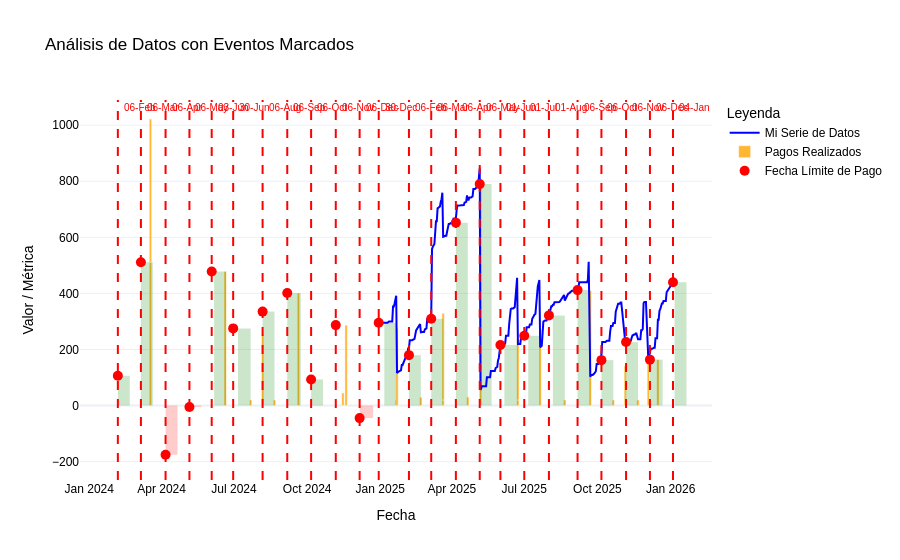

The code cell stored with this chart in its notebook:
### Code cell
AnalisisTarjeta.visualizar_tarjeta_pago(df_cuadrado,datos_tarjetas,pagos_tarjeta)

### Figure 1 — Plotly figure (JSON) as saved in the notebook; plotly's stock layout.template omitted (floating-point values rounded to 4 significant figures; data arrays with more than 128 entries replaced by an {"elided": "..."} marker saying what was removed)
{"data": [{"fill": "toself", "fillcolor": "green", "hoverinfo": "text", "line": {"width": 0}, "mode": "lines", "opacity": 0.2, "showlegend": false, "text": "Total: 106.22. Consumos : 83.14", "type": "scatter", "x": ["2024-02-06T00:00:00", "2024-02-21T00:00:00", "2024-02-21T00:00:00", "2024-02-06T00:00:00", "2024-02-06T00:00:00"], "y": [0, 0, 106.2, 106.2, 0]}, {"fill": "toself", "fillcolor": "green", "hoverinfo": "text", "line": {"width": 0}, "mode": "lines", "opacity": 0.2, "showlegend": false, "text": "Total: 510.98. Consumos : 533.39", "type": "scatter", "x": ["2024-03-06T00:00:00", "2024-03-21T00:00:00", "2024-03-21T00:00:00", "2024-03-06T00:00:00", "2024-03-06T00:00:00"], "y": [0, 0, 511.0, 511.0, 0]}, {"fill": "toself", "fillcolor": "red", "hoverinfo": "text", "line": {"width": 0}, "mode": "lines", "opacity": 0.2, "showlegend": false, "text": "Total: -175.44. Consumos : 340.3", "type": "scatter", "x": ["2024-04-06T00:00:00", "2024-04-21T00:00:00", "2024-04-21T00:00:00", "2024-04-06T00:00:00", "2024-04-06T00:00:00"], "y": [0, 0, -175.4, -175.4, 0]}, {"fill": "toself", "fillcolor": "red", "hoverinfo": "text", "line": {"width": 0}, "mode": "lines", "opacity": 0.2, "showlegend": false, "text": "Total: -4.98. Consumos : 165.94", "type": "scatter", "x": ["2024-05-06T00:00:00", "2024-05-21T00:00:00", "2024-05-21T00:00:00", "2024-05-06T00:00:00", "2024-05-06T00:00:00"], "y": [0, 0, -4.98, -4.98, 0]}, {"fill": "toself", "fillcolor": "green", "hoverinfo": "text", "line": {"width": 0}, "mode": "lines", "opacity": 0.2, "showlegend": false, "text": "Total: 478.28. Consumos : 475.29", "type": "scatter", "x": ["2024-06-06T00:00:00", "2024-06-21T00:00:00", "2024-06-21T00:00:00", "2024-06-06T00:00:00", "2024-06-06T00:00:00"], "y": [0, 0, 478.3, 478.3, 0]}, {"fill": "toself", "fillcolor": "green", "hoverinfo": "text", "line": {"width": 0}, "mode": "lines", "opacity": 0.2, "showlegend": false, "text": "Total: 275.16. Consumos : 270.52", "type": "scatter", "x": ["2024-07-06T00:00:00", "2024-07-22T00:00:00", "2024-07-22T00:00:00", "2024-07-06T00:00:00", "2024-07-06T00:00:00"], "y": [0, 0, 275.2, 275.2, 0]}, {"fill": "toself", "fillcolor": "green", "hoverinfo": "text", "line": {"width": 0}, "mode": "lines", "opacity": 0.2, "showlegend": false, "text": "Total: 335.02. Consumos : 327.91", "type": "scatter", "x": ["2024-08-06T00:00:00", "2024-08-21T00:00:00", "2024-08-21T00:00:00", "2024-08-06T00:00:00", "2024-08-06T00:00:00"], "y": [0, 0, 335.0, 335.0, 0]}, {"fill": "toself", "fillcolor": "green", "hoverinfo": "text", "line": {"width": 0}, "mode": "lines", "opacity": 0.2, "showlegend": false, "text": "Total: 401.21. Consumos : 73.82", "type": "scatter", "x": ["2024-09-06T00:00:00", "2024-09-23T00:00:00", "2024-09-23T00:00:00", "2024-09-06T00:00:00", "2024-09-06T00:00:00"], "y": [0, 0, 401.2, 401.2, 0]}, {"fill": "toself", "fillcolor": "green", "hoverinfo": "text", "line": {"width": 0}, "mode": "lines", "opacity": 0.2, "showlegend": false, "text": "Total: 93.12. Consumos : 87.72", "type": "scatter", "x": ["2024-10-06T00:00:00", "2024-10-21T00:00:00", "2024-10-21T00:00:00", "2024-10-06T00:00:00", "2024-10-06T00:00:00"], "y": [0, 0, 93.12, 93.12, 0]}, {"fill": "toself", "fillcolor": "green", "hoverinfo": "text", "line": {"width": 0}, "mode": "lines", "opacity": 0.2, "showlegend": false, "text": "Total: 286.98. Consumos : 161.36", "type": "scatter", "x": ["2024-11-06T00:00:00", "2024-11-06T00:00:00", "2024-11-06T00:00:00", "2024-11-06T00:00:00", "2024-11-06T00:00:00"], "y": [0, 0, 287.0, 287.0, 0]}, {"fill": "toself", "fillcolor": "red", "hoverinfo": "text", "line": {"width": 0}, "mode": "lines", "opacity": 0.2, "showlegend": false, "text": "Total: -44.69. Consumos : 0.0", "type": "scatter", "x": ["2024-12-06T00:00:00", "2024-12-23T00:00:00", "2024-12-23T00:00:00", "2024-12-06T00:00:00", "2024-12-06T00:00:00"], "y": [0, 0, -44.69, -44.69, 0]}, {"fill": "toself", "fillcolor": "green", "hoverinfo": "text", "line": {"width": 0}, "mode": "lines", "opacity": 0.2, "showlegend": false, "text": "Total: 295.27. Consumos : 339.51", "type": "scatter", "x": ["2025-01-06T00:00:00", "2025-01-21T00:00:00", "2025-01-21T00:00:00", "2025-01-06T00:00:00", "2025-01-06T00:00:00"], "y": [0, 0, 295.3, 295.3, 0]}, {"fill": "toself", "fillcolor": "green", "hoverinfo": "text", "line": {"width": 0}, "mode": "lines", "opacity": 0.2, "showlegend": false, "text": "Total: 179.82. Consumos : 155.86", "type": "scatter", "x": ["2025-02-06T00:00:00", "2025-02-21T00:00:00", "2025-02-21T00:00:00", "2025-02-06T00:00:00", "2025-02-06T00:00:00"], "y": [0, 0, 179.8, 179.8, 0]}, {"fill": "toself", "fillcolor": "green", "hoverinfo": "text", "line": {"width": 0}, "mode": "lines", "opacity": 0.2, "showlegend": false, "text": "Total: 309.55. Consumos : 153.85", "type": "scatter", "x": ["2025-03-06T00:00:00", "2025-03-21T00:00:00", "2025-03-21T00:00:00", "2025-03-06T00:00:00", "2025-03-06T00:00:00"], "y": [0, 0, 309.6, 309.6, 0]}, {"fill": "toself", "fillcolor": "green", "hoverinfo": "text", "line": {"width": 0}, "mode": "lines", "opacity": 0.2, "showlegend": false, "text": "Total: 652.38. Consumos : 665.14", "type": "scatter", "x": ["2025-04-06T00:00:00", "2025-04-21T00:00:00", "2025-04-21T00:00:00", "2025-04-06T00:00:00", "2025-04-06T00:00:00"], "y": [0, 0, 652.4, 652.4, 0]}, {"fill": "toself", "fillcolor": "green", "hoverinfo": "text", "line": {"width": 0}, "mode": "lines", "opacity": 0.2, "showlegend": false, "text": "Total: 789.73. Consumos : 155.84", "type": "scatter", "x": ["2025-05-06T00:00:00", "2025-05-21T00:00:00", "2025-05-21T00:00:00", "2025-05-06T00:00:00", "2025-05-06T00:00:00"], "y": [0, 0, 789.7, 789.7, 0]}, {"fill": "toself", "fillcolor": "green", "hoverinfo": "text", "line": {"width": 0}, "mode": "lines", "opacity": 0.2, "showlegend": false, "text": "Total: 216.1. Consumos : 206.06", "type": "scatter", "x": ["2025-06-06T00:00:00", "2025-06-23T00:00:00", "2025-06-23T00:00:00", "2025-06-06T00:00:00", "2025-06-06T00:00:00"], "y": [0, 0, 216.1, 216.1, 0]}, {"fill": "toself", "fillcolor": "green", "hoverinfo": "text", "line": {"width": 0}, "mode": "lines", "opacity": 0.2, "showlegend": false, "text": "Total: 248.82. Consumos : 261.62", "type": "scatter", "x": ["2025-07-06T00:00:00", "2025-07-21T00:00:00", "2025-07-21T00:00:00", "2025-07-06T00:00:00", "2025-07-06T00:00:00"], "y": [0, 0, 248.8, 248.8, 0]}, {"fill": "toself", "fillcolor": "green", "hoverinfo": "text", "line": {"width": 0}, "mode": "lines", "opacity": 0.2, "showlegend": false, "text": "Total: 321.54. Consumos : 334.09", "type": "scatter", "x": ["2025-08-06T00:00:00", "2025-08-21T00:00:00", "2025-08-21T00:00:00", "2025-08-06T00:00:00", "2025-08-06T00:00:00"], "y": [0, 0, 321.5, 321.5, 0]}, {"fill": "toself", "fillcolor": "green", "hoverinfo": "text", "line": {"width": 0}, "mode": "lines", "opacity": 0.2, "showlegend": false, "text": "Total: 411.77. Consumos : 102.04", "type": "scatter", "x": ["2025-09-06T00:00:00", "2025-09-22T00:00:00", "2025-09-22T00:00:00", "2025-09-06T00:00:00", "2025-09-06T00:00:00"], "y": [0, 0, 411.8, 411.8, 0]}, {"fill": "toself", "fillcolor": "green", "hoverinfo": "text", "line": {"width": 0}, "mode": "lines", "opacity": 0.2, "showlegend": false, "text": "Total: 161.95. Consumos : 155.4", "type": "scatter", "x": ["2025-10-06T00:00:00", "2025-10-21T00:00:00", "2025-10-21T00:00:00", "2025-10-06T00:00:00", "2025-10-06T00:00:00"], "y": [0, 0, 161.9, 161.9, 0]}, {"fill": "toself", "fillcolor": "green", "hoverinfo": "text", "line": {"width": 0}, "mode": "lines", "opacity": 0.2, "showlegend": false, "text": "Total: 226.37. Consumos : 223.42", "type": "scatter", "x": ["2025-11-06T00:00:00", "2025-11-21T00:00:00", "2025-11-21T00:00:00", "2025-11-06T00:00:00", "2025-11-06T00:00:00"], "y": [0, 0, 226.4, 226.4, 0]}, {"fill": "toself", "fillcolor": "green", "hoverinfo": "text", "line": {"width": 0}, "mode": "lines", "opacity": 0.2, "showlegend": false, "text": "Total: 163.72. Consumos : 160.91", "type": "scatter", "x": ["2025-12-06T00:00:00", "2025-12-22T00:00:00", "2025-12-22T00:00:00", "2025-12-06T00:00:00", "2025-12-06T00:00:00"], "y": [0, 0, 163.7, 163.7, 0]}, {"fill": "toself", "fillcolor": "green", "hoverinfo": "text", "line": {"width": 0}, "mode": "lines", "opacity": 0.2, "showlegend": false, "text": "Total: 439.79. Consumos : 433.89", "type": "scatter", "x": ["2026-01-06T00:00:00", "2026-01-21T00:00:00", "2026-01-21T00:00:00", "2026-01-06T00:00:00", "2026-01-06T00:00:00"], "y": [0, 0, 439.8, 439.8, 0]}, {"line": {"color": "blue", "width": 2}, "mode": "lines", "name": "Mi Serie de Datos", "type": "scatter", "x": {"elided": "277 str values"}, "y": {"elided": "277 float values"}}, {"marker": {"color": "orange"}, "name": "Pagos Realizados", "opacity": 0.8, "type": "bar", "width": 259200000, "x": ["2024-03-18", "2024-03-18", "2024-06-20", "2024-07-22", "2024-08-06", "2024-08-21", "2024-09-20", "2024-11-15", "2024-11-19", "2025-01-21", "2025-01-22", "2025-02-21", "2025-03-21", "2025-03-21", "2025-04-21", "2025-05-07", "2025-06-23", "2025-06-23", "2025-07-21", "2025-07-21", "2025-08-21", "2025-09-22", "2025-10-21", "2025-11-05", "2025-11-21", "2025-12-04", "2025-12-16"], "y": [511.0, 511.0, 478.3, 20, 255.2, 20, 401.2, 45.11, 287.0, 20, 275.3, 29.52, 20, 309.6, 30.27, 789.7, 20, 216.1, 248.8, 20, 20, 409.7, 20, 141.9, 20, 206.4, 163.7]}, {"marker": {"color": "red", "size": 10}, "mode": "markers", "name": "Fecha Límite de Pago", "type": "scatter", "x": ["2024-02-06T00:00:00.000000000", "2024-03-06T00:00:00.000000000", "2024-04-06T00:00:00.000000000", "2024-05-06T00:00:00.000000000", "2024-06-03T00:00:00.000000000", "2024-06-30T00:00:00.000000000", "2024-08-06T00:00:00.000000000", "2024-09-06T00:00:00.000000000", "2024-10-06T00:00:00.000000000", "2024-11-06T00:00:00.000000000", "2024-12-06T00:00:00.000000000", "2024-12-30T00:00:00.000000000", "2025-02-06T00:00:00.000000000", "2025-03-06T00:00:00.000000000", "2025-04-06T00:00:00.000000000", "2025-05-06T00:00:00.000000000", "2025-06-01T00:00:00.000000000", "2025-07-01T00:00:00.000000000", "2025-08-01T00:00:00.000000000", "2025-09-06T00:00:00.000000000", "2025-10-06T00:00:00.000000000", "2025-11-06T00:00:00.000000000", "2025-12-06T00:00:00.000000000", "2026-01-04T00:00:00.000000000"], "y": [106.2, 511.0, -175.4, -4.98, 478.3, 275.2, 335.0, 401.2, 93.12, 287.0, -44.69, 295.3, 179.8, 309.6, 652.4, 789.7, 216.1, 248.8, 321.5, 411.8, 161.9, 226.4, 163.7, 439.8]}], "layout": {"annotations": [{"font": {"color": "red", "size": 10}, "showarrow": false, "text": "06-Feb", "x": "2024-02-06T00:00:00", "xanchor": "left", "xshift": 4, "y": 1, "yref": "paper"}, {"font": {"color": "red", "size": 10}, "showarrow": false, "text": "06-Mar", "x": "2024-03-06T00:00:00", "xanchor": "left", "xshift": 4, "y": 1, "yref": "paper"}, {"font": {"color": "red", "size": 10}, "showarrow": false, "text": "06-Apr", "x": "2024-04-06T00:00:00", "xanchor": "left", "xshift": 4, "y": 1, "yref": "paper"}, {"font": {"color": "red", "size": 10}, "showarrow": false, "text": "06-May", "x": "2024-05-06T00:00:00", "xanchor": "left", "xshift": 4, "y": 1, "yref": "paper"}, {"font": {"color": "red", "size": 10}, "showarrow": false, "text": "03-Jun", "x": "2024-06-03T00:00:00", "xanchor": "left", "xshift": 4, "y": 1, "yref": "paper"}, {"font": {"color": "red", "size": 10}, "showarrow": false, "text": "30-Jun", "x": "2024-06-30T00:00:00", "xanchor": "left", "xshift": 4, "y": 1, "yref": "paper"}, {"font": {"color": "red", "size": 10}, "showarrow": false, "text": "06-Aug", "x": "2024-08-06T00:00:00", "xanchor": "left", "xshift": 4, "y": 1, "yref": "paper"}, {"font": {"color": "red", "size": 10}, "showarrow": false, "text": "06-Sep", "x": "2024-09-06T00:00:00", "xanchor": "left", "xshift": 4, "y": 1, "yref": "paper"}, {"font": {"color": "red", "size": 10}, "showarrow": false, "text": "06-Oct", "x": "2024-10-06T00:00:00", "xanchor": "left", "xshift": 4, "y": 1, "yref": "paper"}, {"font": {"color": "red", "size": 10}, "showarrow": false, "text": "06-Nov", "x": "2024-11-06T00:00:00", "xanchor": "left", "xshift": 4, "y": 1, "yref": "paper"}, {"font": {"color": "red", "size": 10}, "showarrow": false, "text": "06-Dec", "x": "2024-12-06T00:00:00", "xanchor": "left", "xshift": 4, "y": 1, "yref": "paper"}, {"font": {"color": "red", "size": 10}, "showarrow": false, "text": "30-Dec", "x": "2024-12-30T00:00:00", "xanchor": "left", "xshift": 4, "y": 1, "yref": "paper"}, {"font": {"color": "red", "size": 10}, "showarrow": false, "text": "06-Feb", "x": "2025-02-06T00:00:00", "xanchor": "left", "xshift": 4, "y": 1, "yref": "paper"}, {"font": {"color": "red", "size": 10}, "showarrow": false, "text": "06-Mar", "x": "2025-03-06T00:00:00", "xanchor": "left", "xshift": 4, "y": 1, "yref": "paper"}, {"font": {"color": "red", "size": 10}, "showarrow": false, "text": "06-Apr", "x": "2025-04-06T00:00:00", "xanchor": "left", "xshift": 4, "y": 1, "yref": "paper"}, {"font": {"color": "red", "size": 10}, "showarrow": false, "text": "06-May", "x": "2025-05-06T00:00:00", "xanchor": "left", "xshift": 4, "y": 1, "yref": "paper"}, {"font": {"color": "red", "size": 10}, "showarrow": false, "text": "01-Jun", "x": "2025-06-01T00:00:00", "xanchor": "left", "xshift": 4, "y": 1, "yref": "paper"}, {"font": {"color": "red", "size": 10}, "showarrow": false, "text": "01-Jul", "x": "2025-07-01T00:00:00", "xanchor": "left", "xshift": 4, "y": 1, "yref": "paper"}, {"font": {"color": "red", "size": 10}, "showarrow": false, "text": "01-Aug", "x": "2025-08-01T00:00:00", "xanchor": "left", "xshift": 4, "y": 1, "yref": "paper"}, {"font": {"color": "red", "size": 10}, "showarrow": false, "text": "06-Sep", "x": "2025-09-06T00:00:00", "xanchor": "left", "xshift": 4, "y": 1, "yref": "paper"}, {"font": {"color": "red", "size": 10}, "showarrow": false, "text": "06-Oct", "x": "2025-10-06T00:00:00", "xanchor": "left", "xshift": 4, "y": 1, "yref": "paper"}, {"font": {"color": "red", "size": 10}, "showarrow": false, "text": "06-Nov", "x": "2025-11-06T00:00:00", "xanchor": "left", "xshift": 4, "y": 1, "yref": "paper"}, {"font": {"color": "red", "size": 10}, "showarrow": false, "text": "06-Dec", "x": "2025-12-06T00:00:00", "xanchor": "left", "xshift": 4, "y": 1, "yref": "paper"}, {"font": {"color": "red", "size": 10}, "showarrow": false, "text": "04-Jan", "x": "2026-01-04T00:00:00", "xanchor": "left", "xshift": 4, "y": 1, "yref": "paper"}], "font": {"color": "black", "family": "Arial, sans-serif", "size": 12}, "legend": {"title": {"text": "Leyenda"}}, "shapes": [{"line": {"color": "red", "dash": "dash", "width": 2}, "type": "line", "x0": "2024-02-06T00:00:00", "x1": "2024-02-06T00:00:00", "y0": 0, "y1": 1, "yref": "paper"}, {"line": {"color": "red", "dash": "dash", "width": 2}, "type": "line", "x0": "2024-03-06T00:00:00", "x1": "2024-03-06T00:00:00", "y0": 0, "y1": 1, "yref": "paper"}, {"line": {"color": "red", "dash": "dash", "width": 2}, "type": "line", "x0": "2024-04-06T00:00:00", "x1": "2024-04-06T00:00:00", "y0": 0, "y1": 1, "yref": "paper"}, {"line": {"color": "red", "dash": "dash", "width": 2}, "type": "line", "x0": "2024-05-06T00:00:00", "x1": "2024-05-06T00:00:00", "y0": 0, "y1": 1, "yref": "paper"}, {"line": {"color": "red", "dash": "dash", "width": 2}, "type": "line", "x0": "2024-06-03T00:00:00", "x1": "2024-06-03T00:00:00", "y0": 0, "y1": 1, "yref": "paper"}, {"line": {"color": "red", "dash": "dash", "width": 2}, "type": "line", "x0": "2024-06-30T00:00:00", "x1": "2024-06-30T00:00:00", "y0": 0, "y1": 1, "yref": "paper"}, {"line": {"color": "red", "dash": "dash", "width": 2}, "type": "line", "x0": "2024-08-06T00:00:00", "x1": "2024-08-06T00:00:00", "y0": 0, "y1": 1, "yref": "paper"}, {"line": {"color": "red", "dash": "dash", "width": 2}, "type": "line", "x0": "2024-09-06T00:00:00", "x1": "2024-09-06T00:00:00", "y0": 0, "y1": 1, "yref": "paper"}, {"line": {"color": "red", "dash": "dash", "width": 2}, "type": "line", "x0": "2024-10-06T00:00:00", "x1": "2024-10-06T00:00:00", "y0": 0, "y1": 1, "yref": "paper"}, {"line": {"color": "red", "dash": "dash", "width": 2}, "type": "line", "x0": "2024-11-06T00:00:00", "x1": "2024-11-06T00:00:00", "y0": 0, "y1": 1, "yref": "paper"}, {"line": {"color": "red", "dash": "dash", "width": 2}, "type": "line", "x0": "2024-12-06T00:00:00", "x1": "2024-12-06T00:00:00", "y0": 0, "y1": 1, "yref": "paper"}, {"line": {"color": "red", "dash": "dash", "width": 2}, "type": "line", "x0": "2024-12-30T00:00:00", "x1": "2024-12-30T00:00:00", "y0": 0, "y1": 1, "yref": "paper"}, {"line": {"color": "red", "dash": "dash", "width": 2}, "type": "line", "x0": "2025-02-06T00:00:00", "x1": "2025-02-06T00:00:00", "y0": 0, "y1": 1, "yref": "paper"}, {"line": {"color": "red", "dash": "dash", "width": 2}, "type": "line", "x0": "2025-03-06T00:00:00", "x1": "2025-03-06T00:00:00", "y0": 0, "y1": 1, "yref": "paper"}, {"line": {"color": "red", "dash": "dash", "width": 2}, "type": "line", "x0": "2025-04-06T00:00:00", "x1": "2025-04-06T00:00:00", "y0": 0, "y1": 1, "yref": "paper"}, {"line": {"color": "red", "dash": "dash", "width": 2}, "type": "line", "x0": "2025-05-06T00:00:00", "x1": "2025-05-06T00:00:00", "y0": 0, "y1": 1, "yref": "paper"}, {"line": {"color": "red", "dash": "dash", "width": 2}, "type": "line", "x0": "2025-06-01T00:00:00", "x1": "2025-06-01T00:00:00", "y0": 0, "y1": 1, "yref": "paper"}, {"line": {"color": "red", "dash": "dash", "width": 2}, "type": "line", "x0": "2025-07-01T00:00:00", "x1": "2025-07-01T00:00:00", "y0": 0, "y1": 1, "yref": "paper"}, {"line": {"color": "red", "dash": "dash", "width": 2}, "type": "line", "x0": "2025-08-01T00:00:00", "x1": "2025-08-01T00:00:00", "y0": 0, "y1": 1, "yref": "paper"}, {"line": {"color": "red", "dash": "dash", "width": 2}, "type": "line", "x0": "2025-09-06T00:00:00", "x1": "2025-09-06T00:00:00", "y0": 0, "y1": 1, "yref": "paper"}, {"line": {"color": "red", "dash": "dash", "width": 2}, "type": "line", "x0": "2025-10-06T00:00:00", "x1": "2025-10-06T00:00:00", "y0": 0, "y1": 1, "yref": "paper"}, {"line": {"color": "red", "dash": "dash", "width": 2}, "type": "line", "x0": "2025-11-06T00:00:00", "x1": "2025-11-06T00:00:00", "y0": 0, "y1": 1, "yref": "paper"}, {"line": {"color": "red", "dash": "dash", "width": 2}, "type": "line", "x0": "2025-12-06T00:00:00", "x1": "2025-12-06T00:00:00", "y0": 0, "y1": 1, "yref": "paper"}, {"line": {"color": "red", "dash": "dash", "width": 2}, "type": "line", "x0": "2026-01-04T00:00:00", "x1": "2026-01-04T00:00:00", "y0": 0, "y1": 1, "yref": "paper"}], "title": {"text": "Análisis de Datos con Eventos Marcados"}, "xaxis": {"title": {"text": "Fecha"}}, "yaxis": {"title": {"text": "Valor / Métrica"}}}}
